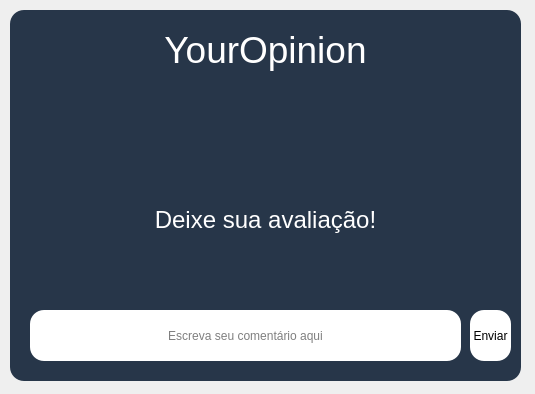
<?xml version="1.0" encoding="UTF-8"?>
<ui version="4.0">
 <class>Form</class>
 <widget class="QWidget" name="Form">
  <property name="geometry">
   <rect>
    <x>0</x>
    <y>0</y>
    <width>535</width>
    <height>394</height>
   </rect>
  </property>
  <property name="windowTitle">
   <string>Form</string>
  </property>
  <widget class="QFrame" name="frame">
   <property name="geometry">
    <rect>
     <x>10</x>
     <y>10</y>
     <width>511</width>
     <height>371</height>
    </rect>
   </property>
   <property name="styleSheet">
    <string notr="true">background-color: rgb(39, 54, 73);border-radius: 14px;</string>
   </property>
   <property name="frameShape">
    <enum>QFrame::StyledPanel</enum>
   </property>
   <property name="frameShadow">
    <enum>QFrame::Raised</enum>
   </property>
   <widget class="QLabel" name="label_3">
    <property name="geometry">
     <rect>
      <x>120</x>
      <y>180</y>
      <width>271</width>
      <height>61</height>
     </rect>
    </property>
    <property name="styleSheet">
     <string notr="true">background-color: transparent;

				</string>
    </property>
    <property name="text">
     <string>&lt;html&gt;&lt;head/&gt;&lt;body&gt;&lt;p align=&quot;center&quot;&gt;&lt;span style=&quot; font-size:18pt; color:#ffffff;&quot;&gt;Deixe sua avaliação!&lt;/span&gt;&lt;/p&gt;&lt;/body&gt;&lt;/html&gt;</string>
    </property>
    <property name="wordWrap">
     <bool>true</bool>
    </property>
   </widget>
   <widget class="QLabel" name="label_4">
    <property name="geometry">
     <rect>
      <x>30</x>
      <y>90</y>
      <width>91</width>
      <height>91</height>
     </rect>
    </property>
    <property name="styleSheet">
     <string notr="true">background-color: transparent;

</string>
    </property>
    <property name="text">
     <string/>
    </property>
    <property name="pixmap">
     <pixmap>../../Downloads/estrelinhas.png</pixmap>
    </property>
    <property name="scaledContents">
     <bool>true</bool>
    </property>
   </widget>
   <widget class="QLabel" name="label_5">
    <property name="geometry">
     <rect>
      <x>120</x>
      <y>90</y>
      <width>91</width>
      <height>91</height>
     </rect>
    </property>
    <property name="styleSheet">
     <string notr="true">background-color: transparent;

</string>
    </property>
    <property name="text">
     <string/>
    </property>
    <property name="pixmap">
     <pixmap>../../Downloads/estrelinhas.png</pixmap>
    </property>
    <property name="scaledContents">
     <bool>true</bool>
    </property>
   </widget>
   <widget class="QLabel" name="label_6">
    <property name="geometry">
     <rect>
      <x>210</x>
      <y>90</y>
      <width>91</width>
      <height>91</height>
     </rect>
    </property>
    <property name="styleSheet">
     <string notr="true">background-color: transparent;

</string>
    </property>
    <property name="text">
     <string/>
    </property>
    <property name="pixmap">
     <pixmap>../../Downloads/estrelinhas.png</pixmap>
    </property>
    <property name="scaledContents">
     <bool>true</bool>
    </property>
   </widget>
   <widget class="QLabel" name="label_7">
    <property name="geometry">
     <rect>
      <x>300</x>
      <y>90</y>
      <width>91</width>
      <height>91</height>
     </rect>
    </property>
    <property name="styleSheet">
     <string notr="true">background-color: transparent;

</string>
    </property>
    <property name="text">
     <string/>
    </property>
    <property name="pixmap">
     <pixmap>../../Downloads/estrelinhas.png</pixmap>
    </property>
    <property name="scaledContents">
     <bool>true</bool>
    </property>
   </widget>
   <widget class="QLabel" name="label_8">
    <property name="geometry">
     <rect>
      <x>390</x>
      <y>90</y>
      <width>91</width>
      <height>91</height>
     </rect>
    </property>
    <property name="styleSheet">
     <string notr="true">background-color: transparent;

</string>
    </property>
    <property name="text">
     <string/>
    </property>
    <property name="pixmap">
     <pixmap>../../Downloads/estrelinhas.png</pixmap>
    </property>
    <property name="scaledContents">
     <bool>true</bool>
    </property>
   </widget>
   <widget class="QLineEdit" name="lineEdit_3">
    <property name="geometry">
     <rect>
      <x>20</x>
      <y>300</y>
      <width>431</width>
      <height>51</height>
     </rect>
    </property>
    <property name="styleSheet">
     <string notr="true"> background-color: rgb(255, 255, 255);
color: rgba(0, 0, 0, 1.0); 
font: 8pt &quot;MS Shell Dlg 2&quot;;</string>
    </property>
    <property name="alignment">
     <set>Qt::AlignCenter</set>
    </property>
    <property name="placeholderText">
     <string>Escreva seu comentário aqui</string>
    </property>
   </widget>
   <widget class="QLabel" name="label">
    <property name="geometry">
     <rect>
      <x>40</x>
      <y>0</y>
      <width>431</width>
      <height>81</height>
     </rect>
    </property>
    <property name="whatsThis">
     <string>&lt;html&gt;&lt;head/&gt;&lt;body&gt;&lt;p align=&quot;center&quot;&gt;&lt;br/&gt;&lt;/p&gt;&lt;/body&gt;&lt;/html&gt;</string>
    </property>
    <property name="styleSheet">
     <string notr="true">font: 26pt &quot;Vladimir Script&quot;;</string>
    </property>
    <property name="text">
     <string>&lt;html&gt;&lt;head/&gt;&lt;body&gt;&lt;p align=&quot;center&quot;&gt;&lt;span style=&quot; font-size:28pt; color:#ffffff;&quot;&gt;YourOpinion&lt;/span&gt;&lt;/p&gt;&lt;/body&gt;&lt;/html&gt;</string>
    </property>
    <property name="alignment">
     <set>Qt::AlignCenter</set>
    </property>
   </widget>
   <widget class="QPushButton" name="pushButton">
    <property name="geometry">
     <rect>
      <x>460</x>
      <y>300</y>
      <width>41</width>
      <height>51</height>
     </rect>
    </property>
    <property name="styleSheet">
     <string notr="true">border-radius: 14px;
background-color: rgb(255, 255, 255);</string>
    </property>
    <property name="text">
     <string>Enviar</string>
    </property>
   </widget>
  </widget>
 </widget>
 <resources/>
 <connections/>
</ui>
